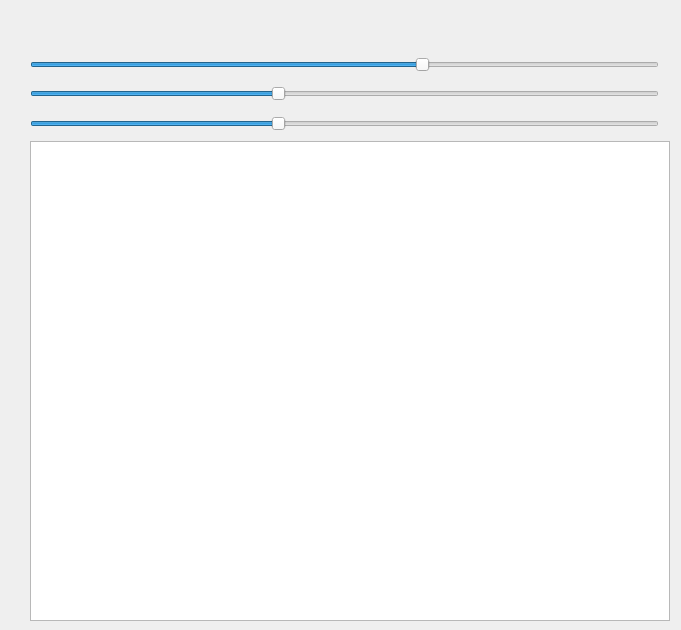
       <widget class="QWidget" name="tab_23">
        <attribute name="title">
         <string>Obiekt 1</string>
        </attribute>
        <widget class="QWidget" name="layoutWidget">
         <property name="geometry">
          <rect>
           <x>30</x>
           <y>10</y>
           <width>642</width>
           <height>611</height>
          </rect>
         </property>
         <layout class="QVBoxLayout" name="verticalLayout_10">
          <item>
           <widget class="QLabel" name="objectLabel">
            <property name="maximumSize">
             <size>
              <width>16777215</width>
              <height>50</height>
             </size>
            </property>
            <property name="font">
             <font>
              <family>Century Gothic</family>
              <pointsize>20</pointsize>
             </font>
            </property>
            <property name="styleSheet">
             <string notr="true">color:red;</string>
            </property>
            <property name="text">
             <string/>
            </property>
            <property name="alignment">
             <set>Qt::AlignCenter</set>
            </property>
           </widget>
          </item>
          <item>
           <layout class="QHBoxLayout" name="horizontalLayout_16">
            <item>
             <widget class="QSlider" name="redSlider1">
              <property name="maximum">
               <number>255</number>
              </property>
              <property name="value">
               <number>160</number>
              </property>
              <property name="orientation">
               <enum>Qt::Horizontal</enum>
              </property>
             </widget>
            </item>
            <item>
             <widget class="QLabel" name="redColorLabel1">
              <property name="text">
               <string/>
              </property>
             </widget>
            </item>
           </layout>
          </item>
          <item>
           <layout class="QHBoxLayout" name="horizontalLayout_15">
            <item>
             <widget class="QSlider" name="redSlider2">
              <property name="maximum">
               <number>255</number>
              </property>
              <property name="value">
               <number>100</number>
              </property>
              <property name="orientation">
               <enum>Qt::Horizontal</enum>
              </property>
             </widget>
            </item>
            <item>
             <widget class="QLabel" name="redColorLabel2">
              <property name="text">
               <string/>
              </property>
             </widget>
            </item>
           </layout>
          </item>
          <item>
           <layout class="QHBoxLayout" name="horizontalLayout_8">
            <item>
             <widget class="QSlider" name="redSlider3">
              <property name="maximum">
               <number>255</number>
              </property>
              <property name="value">
               <number>100</number>
              </property>
              <property name="orientation">
               <enum>Qt::Horizontal</enum>
              </property>
             </widget>
            </item>
            <item>
             <widget class="QLabel" name="redColorLabel3">
              <property name="text">
               <string/>
              </property>
             </widget>
            </item>
           </layout>
          </item>
          <item>
           <widget class="QGraphicsView" name="graphicsView">
            <property name="sizePolicy">
             <sizepolicy hsizetype="Preferred" vsizetype="Preferred">
              <horstretch>0</horstretch>
              <verstretch>0</verstretch>
             </sizepolicy>
            </property>
            <property name="minimumSize">
             <size>
              <width>640</width>
              <height>480</height>
             </size>
            </property>
            <property name="maximumSize">
             <size>
              <width>640</width>
              <height>480</height>
             </size>
            </property>
           </widget>
          </item>
         </layout>
        </widget>
       </widget>
